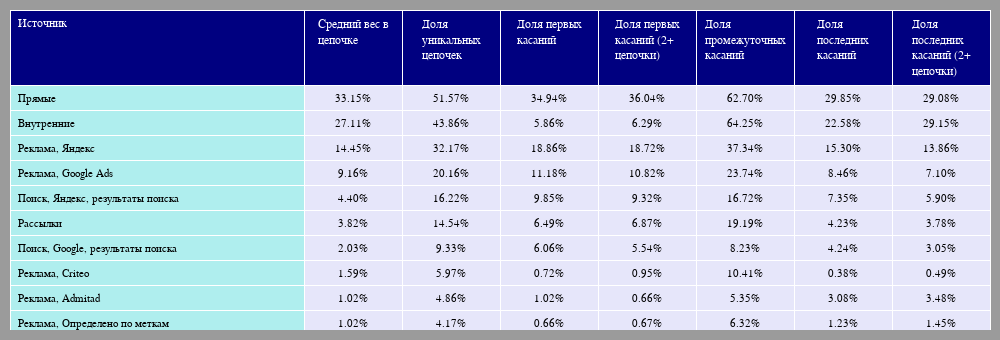

Source (notebook cell):
### Markdown cell above
Теперь цепочки с конверсиями

### Code cell
conv_chains_formatted_df = source_in_chains_df[['SourceName', 'in_conv_chains_perc_total', 'unique_conv_chains_perc', 'first_touch_conv_total', 'first_touch_conv_2plus', 'mid_touch_conv_3plus', 'last_touch_conv_total', 'last_touch_conv_2plus']] \
    .sort_values('unique_conv_chains_perc', ascending=False) \
    .rename(columns={'SourceName': 'Источник', 
                     'in_conv_chains_perc_total': 'Средний вес в цепочке', 
                     'unique_conv_chains_perc': 'Доля уникальных цепочек', 
                     'first_touch_conv_total': 'Доля первых касаний', 
                     'first_touch_conv_2plus': 'Доля первых касаний (2+ цепочки)', 
                     'mid_touch_conv_3plus': 'Доля промежуточных касаний', 
                     'last_touch_conv_total': 'Доля последних касаний', 
                     'last_touch_conv_2plus': 'Доля последних касаний (2+ цепочки)'}) \
    .head(10)

conv_chains_formatted_df['Средний вес в цепочке'] = conv_chains_formatted_df['Средний вес в цепочке'].apply(lambda x: f"{x:.2%}")
conv_chains_formatted_df['Доля уникальных цепочек'] = conv_chains_formatted_df['Доля уникальных цепочек'].apply(lambda x: f"{x:.2%}")
conv_chains_formatted_df['Доля первых касаний'] = conv_chains_formatted_df['Доля первых касаний'].apply(lambda x: f"{x:.2%}")
conv_chains_formatted_df['Доля первых касаний (2+ цепочки)'] = conv_chains_formatted_df['Доля первых касаний (2+ цепочки)'].apply(lambda x: f"{x:.2%}")
conv_chains_formatted_df['Доля промежуточных касаний'] = conv_chains_formatted_df['Доля промежуточных касаний'].apply(lambda x: f"{x:.2%}")
conv_chains_formatted_df['Доля последних касаний'] = conv_chains_formatted_df['Доля последних касаний'].apply(lambda x: f"{x:.2%}")
conv_chains_formatted_df['Доля последних касаний (2+ цепочки)'] = conv_chains_formatted_df['Доля последних касаний (2+ цепочки)'].apply(lambda x: f"{x:.2%}")

plotly_pretty_table(conv_chains_formatted_df, width=1000, height=340, columnwidth = [30, 10, 10, 10, 10, 10, 10, 10])

### Figure 1 — Plotly figure (JSON) as saved in the notebook; plotly's stock layout.template omitted (floating-point values rounded to 4 significant figures)
{"data": [{"cells": {"align": ["left", "center", "center"], "fill": {"color": ["paleturquoise", "lavender"]}, "font": {"color": "black", "size": 11}, "height": 25, "values": [["Прямые", "Внутренние", "Реклама, Яндекс", "Реклама, Google Ads", "Поиск, Яндекс, результаты поиска", "Рассылки", "Поиск, Google, результаты поиска", "Реклама, Criteo", "Реклама, Admitad", "Реклама, Определено по меткам"], ["33.15%", "27.11%", "14.45%", "9.16%", "4.40%", "3.82%", "2.03%", "1.59%", "1.02%", "1.02%"], ["51.57%", "43.86%", "32.17%", "20.16%", "16.22%", "14.54%", "9.33%", "5.97%", "4.86%", "4.17%"], ["34.94%", "5.86%", "18.86%", "11.18%", "9.85%", "6.49%", "6.06%", "0.72%", "1.02%", "0.66%"], ["36.04%", "6.29%", "18.72%", "10.82%", "9.32%", "6.87%", "5.54%", "0.95%", "0.66%", "0.67%"], ["62.70%", "64.25%", "37.34%", "23.74%", "16.72%", "19.19%", "8.23%", "10.41%", "5.35%", "6.32%"], ["29.85%", "22.58%", "15.30%", "8.46%", "7.35%", "4.23%", "4.24%", "0.38%", "3.08%", "1.23%"], ["29.08%", "29.15%", "13.86%", "7.10%", "5.90%", "3.78%", "3.05%", "0.49%", "3.48%", "1.45%"]]}, "columnwidth": [30, 10, 10, 10, 10, 10, 10, 10], "header": {"align": ["left", "center", "center"], "fill": {"color": "navy"}, "font": {"color": "white", "size": 12}, "height": 30, "values": ["Источник", "Средний вес в цепочке", "Доля уникальных цепочек", "Доля первых касаний", "Доля первых касаний (2+ цепочки)", "Доля промежуточных касаний", "Доля последних касаний", "Доля последних касаний (2+ цепочки)"]}, "type": "table"}], "layout": {"font": {"color": "black", "family": "Calibri", "size": 12}, "height": 340, "margin": {"b": 10, "l": 10, "r": 10, "t": 10}, "paper_bgcolor": "rgba(155,155,155,1)", "width": 1000}}
